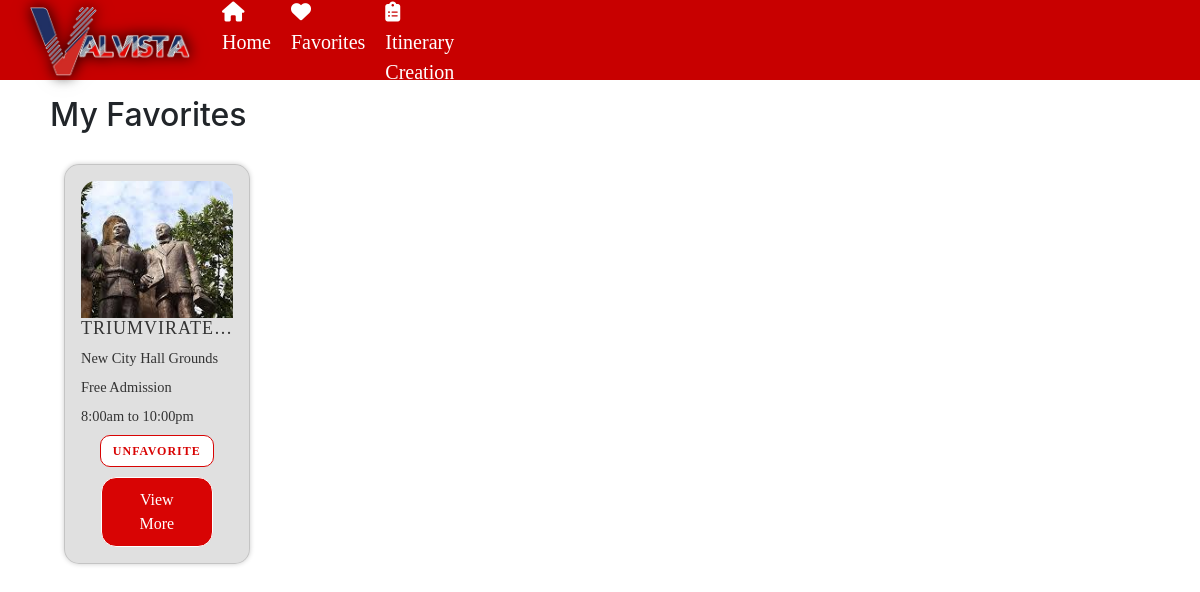
The app's page /favorites/ (signed in), older data.
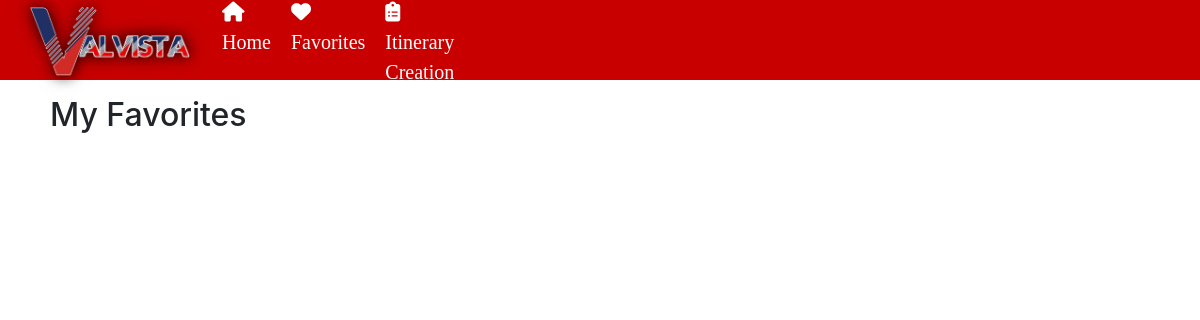
The same page, newer data.
### website/models.py (models this page shows, shortened)
class Favorite(models.Model):
    user = models.ForeignKey(User, on_delete=models.CASCADE)
    place = models.ForeignKey(Place, null=True, blank=True, on_delete=models.CASCADE)
    business = models.ForeignKey(Business, null=True, blank=True, on_delete=models.CASCADE)
    class Meta:
        unique_together = ('user', 'place', 'business')

class Place(models.Model):
        COST_CHOICES = [
        ('0','0'),
        ('1-200','1-200'),
        ('201-500','201-500'),
        ('501+','501+'),
        ]
        name = models.CharField (max_length=100)
        location = models.CharField (max_length=100)
        description = models.CharField (max_length=1000)
        categories = models.ManyToManyField('Category', related_name='places')
        time = models.CharField (max_length=20)
        timeclose = models.CharField (max_length=20)
        cost = models.CharField(max_length=100, blank=True,null=True,choices= COST_CHOICES)
        photo = models.ManyToManyField(PlaceMedia,related_name='places',blank=True)
        thumbnail = models.ImageField(upload_to="media")
        archived = models.BooleanField(default=False)
        map = models.CharField(max_length=2000,blank=True,null=True)
        promos = models.ImageField(upload_to="media",blank=True,null=True)
        announcement = models.TextField(max_length=5000, blank=True,null=True)

### website/views.py (the view)
# urls.py: path('favorites/', views.favorite_list, name='favorite_list'),
@login_required
def favorite_list(request):
    if not request.user.groups.filter(name='NormalUsers').exists():
        return redirect('login')
    else:
        favorites = Favorite.objects.filter(user=request.user)
        return render(request, 'favorite.html', {'favorites': favorites})

### website/templates/favorite.html (shortened to what this page needs)
<!DOCTYPE html>
 <html>
 <head>
    <link rel="stylesheet" href="https://cdn.jsdelivr.net/npm/bootstrap@5.2.3/dist/css/bootstrap.min.css">
    <link rel="stylesheet" href="https://cdnjs.cloudflare.com/ajax/libs/font-awesome/6.5.1/css/all.min.css">
    <link rel="stylesheet" href="https://cdnjs.cloudflare.com/ajax/libs/font-awesome/4.7.0/css/font-awesome.min.css">
    <link rel="stylesheet" href="https://cdnjs.cloudflare.com/ajax/libs/twitter-bootstrap/4.1.3/css/bootstrap.min.css">
    <link href="https://cdn.jsdelivr.net/npm/remixicon@2.5.0/fonts/remixicon.css" rel="stylesheet">
      {% load static %}
	  <link rel="stylesheet" href="{% static 'favoritos.css' %}">
 </head>
 <header>
    <nav>
        <div class="logo">
            <a href="{%url 'home' %}"><img class="logo"src ="..\media\media\valvista logo.png" alt="logo"></a>
        </div>
        <ul class="nav-links">
            <li><a href="{%url 'home' %}"><i class="fa-solid fa-house"></i> Home</a></li>
            {% if user.is_authenticated%}
            {% if not user.is_Business and not business.approval%}
            <li><a href="{%url 'favorite_list' %}"><i class="fa-solid fa-heart"></i> Favorites</a></li>
            {%else%}
            <li><a ></i></a></li>
            {%endif%}
            {%endif%}
			{% if user.is_authenticated%}
            {% if not user.is_Business and not business.approval%}
            <li><a href="{%url 'itinerary' %}"><i class="fa-solid fa-clipboard-list"></i> Itinerary Creation</a></li>
			{%else%}
            <li><a ></i></a></li>
            {%endif%}
            {%endif%}
        </ul>
    </nav>
</header>
<br><br><br><br>
<h2  style="margin-left: 50px;">My Favorites</h2>
<ul style="margin-top: -60px;">
    <div class="row row-cols-1 row-cols-md-5 g-4 py-5">
  {% for favorite in favorites %}
    {% if favorite.place %}
    {% if not favorite.place.archived %}
      <li>
        <div class="card">
            <img
                class="card__background"
                src="{{ favorite.place.thumbnail.url }}"
            />
            <div class="card__content | flow">
                <div class="card__content--container | flow">
                    <h2 class="card__title">{{ favorite.place.name }}</h2>
                    <p class="card__description">{{ favorite.place.location }}</p>
                    <p class="card__description">
                        {% if favorite.place.cost == '0' %}
                            Free Admission
                        {% else %}
                            {{ favorite.place.cost }}
                        {% endif %}
                    </p>
                    <p class="card__description">{{ favorite.place.time }} to {{ favorite.place.timeclose }}</p>
                    <form method="post" action="{% url 'add_favorite_place' favorite.place.id %}">
                        <button type="submit" class="unfavorite-button">Unfavorite</button>
                    </form>
                </div>
                <button class="card__button" onclick="redirectToPlace('{{ favorite.place.id }}')">View More</button>
            </div>
        </div>
      </li>
    {% endif %}
    {% endif %}
  {% endfor %}
</div>
</ul>
 </body>
 </html>

### website/static/favoritos.css (style rules this page uses)
* { margin: 0; padding: 0; box-sizing: border-box; font-family: Franklin Gothic; }
nav { padding: 20px 30px; display: flex; align-items: center; background: #c80000; position: fixed; width: 100%; height: 80px; top: 0; left: 0; z-index: 1100; }
ul { list-style-type: none; }
.logo { margin-top: 1px; height: 70px; width: 160px; filter: drop-shadow(0 0 7px rgba(0, 0, 0, 0.5)); }
nav ul { display: flex; margin-top: 20px; margin-right: 30px; gap: 20px; z-index: 1; }
nav ul li a { text-decoration: none; color: #fff; font-size: 20px; transition: color 0.3s ease; display: inline-block; }
html { scroll-behavior: smooth; }
.row { display: flex; flex-wrap: wrap; gap: 0; margin: 0 auto; max-width: 100vw; padding: 0 10px; }

Row changes from the older to the newer data that the page shows:
removed Favorite: place.thumbnail (picture), place.name "TRIUMVIRAT…", place.location "New City Hall Grounds", shows "Free Admission", place.time "8:00am", place.timeclose "10:00pm"
